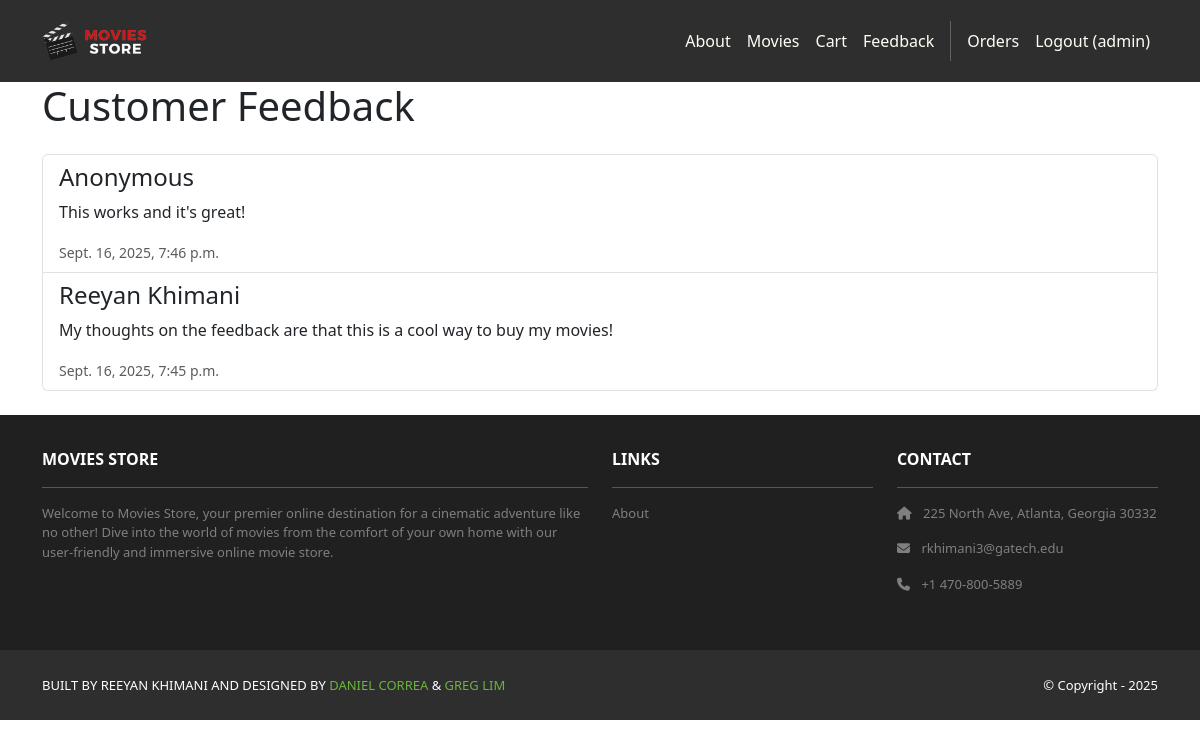
Screenshot of /feedback/list/ (signed in) with the database file from the repository.
### feedback/models.py (models this page shows, shortened)
class Feedback(models.Model):
    name = models.CharField(max_length=100, blank=True, null=True)
    comment = models.TextField()
    created_at = models.DateTimeField(auto_now_add=True)

### feedback/views.py (the view)
# urls.py: path('list/', views.feedback_list, name='feedback_list'),
def feedback_list(request):
    feedbacks = Feedback.objects.all().order_by('-created_at')
    return render(request, 'feedback/feedback_list.html', {'feedbacks': feedbacks})

### feedback/templates/feedback/feedback_list.html
{% extends 'base.html' %}
{% block content %}
<div class="container">
    <h1>Customer Feedback</h1>
    {% if feedbacks %}
        <div class="list-group my-4">
            {% for feedback in feedbacks %}
                <div class="list-group-item">
                    <h4 class="list-group-item-heading">{{ feedback.name|default:"Anonymous" }}</h4>
                    <p class="list-group-item-text">{{ feedback.comment }}</p>
                    <small class="text-muted">{{ feedback.created_at }}</small>
                </div>
            {% endfor %}
        </div>
    {% else %}
        <p>No feedback has been submitted yet.</p>
    {% endif %}
</div>
{% endblock %}

### moviesstore/templates/base.html (shortened to what this page needs)
<!DOCTYPE html>
<html>
  {% load static %}
  <head>
    <link href="https://cdn.jsdelivr.net/npm/bootstrap@5.3.3/dist/css/bootstrap.min.css" rel="stylesheet">
    <link rel="stylesheet" href="https://cdnjs.cloudflare.com/ajax/libs/font-awesome/6.1.1/css/all.min.css">
    <link rel="stylesheet" type="text/css" href="{% static 'css/style.css' %}">
  </head>
  <body>
    <nav class="p-3 navbar navbar-dark bg-dark navbar-expand-lg">
      <div class="container">
        <a class="navbar-brand" href="{% url 'home.index' %}">
          <img src="{% static 'img/logo.png' %}" alt="logo" height="40" />
        </a>
        <div class="collapse navbar-collapse" id="navbarNavAltMarkup">
          <div class="navbar-nav ms-auto navbar-ml">
            <a class="nav-link" href="{% url 'home.about' %}">About</a>
            <a class="nav-link" href="{% url 'movies.index' %}">Movies</a>
            <a class="nav-link" href="{% url 'cart.index' %}">Cart</a>
            <a class="nav-link" href="{% url 'feedback_list' %}">Feedback</a>
            {% if user.is_authenticated %}
            <a class="nav-link" href="{% url 'accounts.orders' %}">Orders</a>
            <a class="nav-link" href="{% url 'accounts.logout' %}">Logout ({{ user.username }})</a>
            {% else %}
            <a class="nav-link" href="{% url 'accounts.login' %}">Login</a>
            <a class="nav-link" href="{% url 'accounts.signup' %}">Sign Up</a>
            {% endif %}
          </div>
        </div>
      </div>
    </nav>
    <div>
      {% block content %}
      {% endblock content %}
    </div>
    <section class="p-3 ms-footer d-none d-md-block">
      <div class="container">
        <div class="row mt-3 text-white">
          <div class="col-md-6 col-lg-6 col-xl-6 mx-auto mb-4">
            <b>MOVIES STORE</b>
            <hr />
            <p>Welcome to Movies Store, your premier online destination for a cinematic
              adventure like no other! Dive into the world of movies from the comfort of your own home with our user-friendly
              and immersive online movie store.</p>
          </div>
          <div class="col-md-3 col-lg-3 col-xl-3 mx-auto mb-4">
            <b>LINKS</b>
            <hr />
            <p><a class="nav-link" href="{% url 'home.about' %}">About</a></p>
          </div>
          <div class="col-md-3 col-lg-3 col-xl-3 mx-auto mb-4">
            <b>CONTACT</b>
            <hr />
            <p><i class="fas fa-home me-2"></i> 225 North Ave, Atlanta, Georgia 30332</p>
            <p><i class="fas fa-envelope me-2"></i> rkhimani3@gatech.edu</p>
            <p><i class="fas fa-phone me-2"></i> +1 470-800-5889</p>
          </div>
        </div>
      </div>
    </section>
    <section class="p-3 ms-footer-bottom bg-dark">
      <div class="container d-flex justify-content-between">
        <div class="me-5 text-white">
          <span>BUILT BY REEYAN KHIMANI AND DESIGNED BY <a href="https://www.x.com/danielgarax" target="_blank">DANIEL CORREA</a> &
            <a href="https://www.x.com/greglim81" target="_blank">GREG LIM</a>
          </span>
        </div>
        <div class="text-white">
          <span>© Copyright - 2025</span>
        </div>
      </div>
    </section>
  </body>
</html>

### moviesstore/static/css/style.css (style rules this page uses)
.navbar a.nav-link { color: #FFFEF6 !important; }
.bg-dark { background-color: #2E2E2E !important; }
.ms-footer { background-color: #202020; }
.ms-footer p { color: #7F7F7F; font-size: 13px; }
.ms-footer-bottom span { font-size: 13px; line-height: 38px; }
.ms-footer-bottom a { color: #6ab43e; text-decoration: none; }

### rows the page displays
Feedback: name "Anonymous", comment "This works and it's great!", created_at "Sept. 16, 2025, 7:46 p.m."
Feedback: name "Reeyan Khimani", comment "My thoughts on the feedback are that this is a cool way to buy my movies!", created_at "Sept. 16, 2025, 7:45 p.m."

### other values shown
{{ user.username }} "admin"
